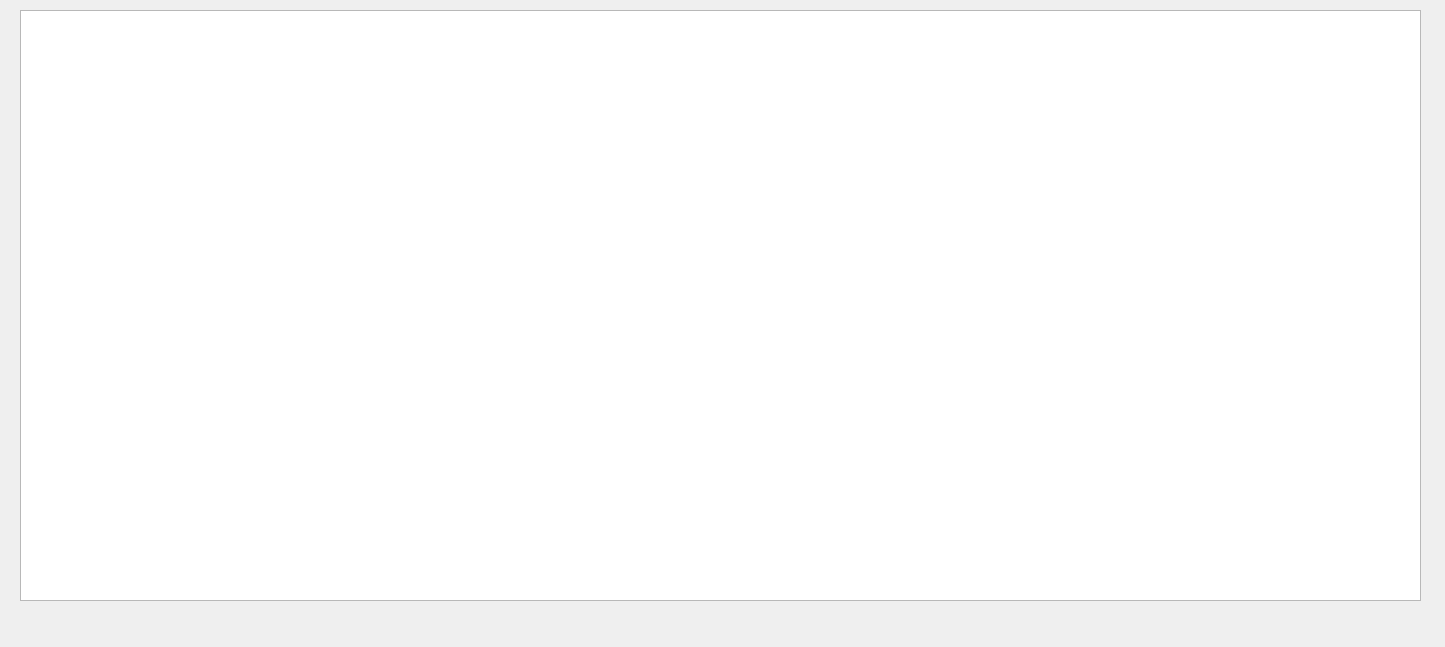
<?xml version="1.0" encoding="UTF-8"?>
<ui version="4.0">
 <class>GameWindow</class>
 <widget class="QWidget" name="GameWindow">
  <property name="geometry">
   <rect>
    <x>0</x>
    <y>0</y>
    <width>1445</width>
    <height>647</height>
   </rect>
  </property>
  <property name="windowTitle">
   <string>Form</string>
  </property>
  <widget class="QGraphicsView" name="graphicsView">
   <property name="geometry">
    <rect>
     <x>20</x>
     <y>10</y>
     <width>1401</width>
     <height>591</height>
    </rect>
   </property>
  </widget>
 </widget>
 <resources/>
 <connections/>
</ui>
